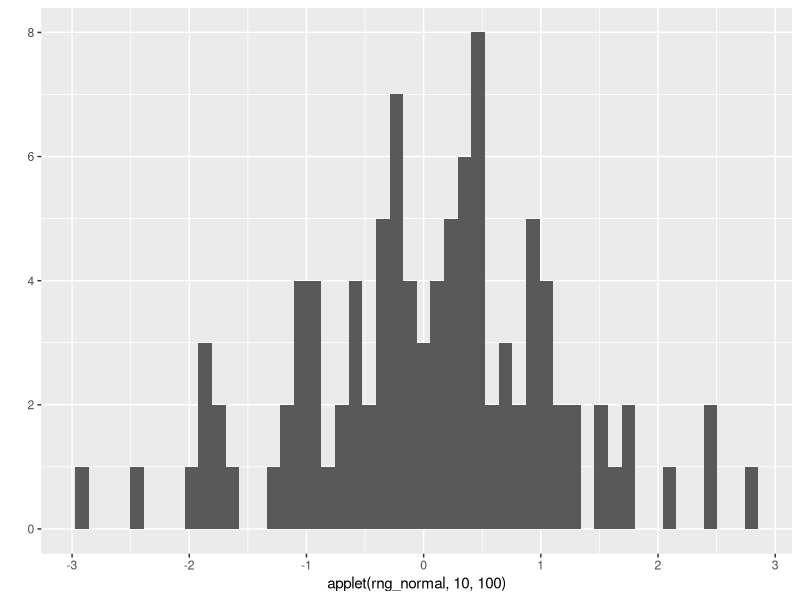
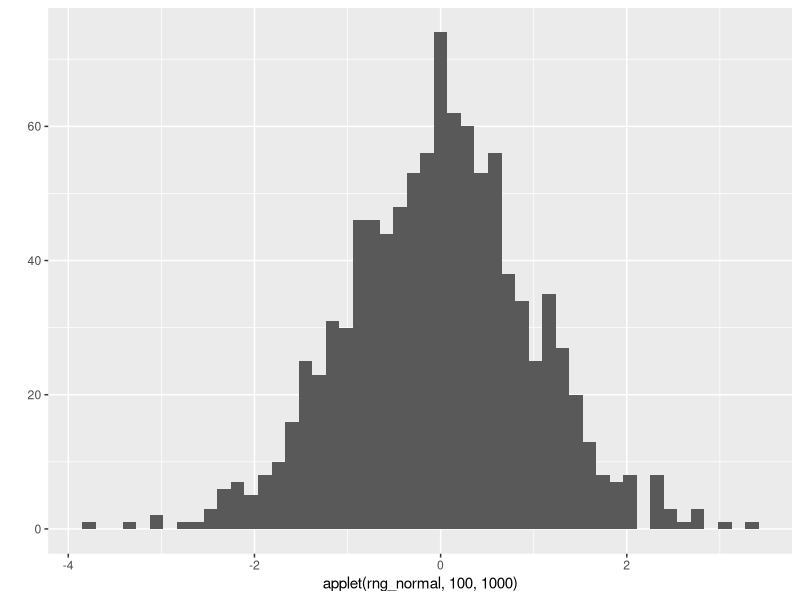
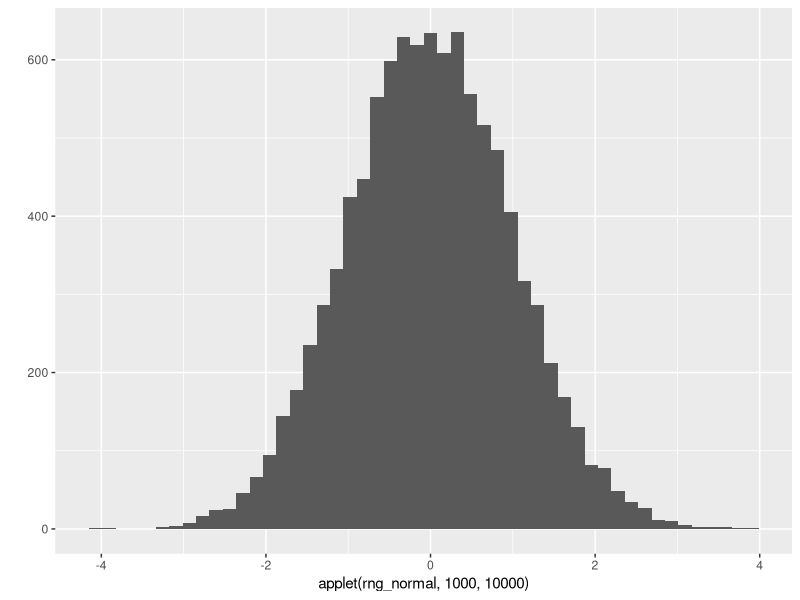
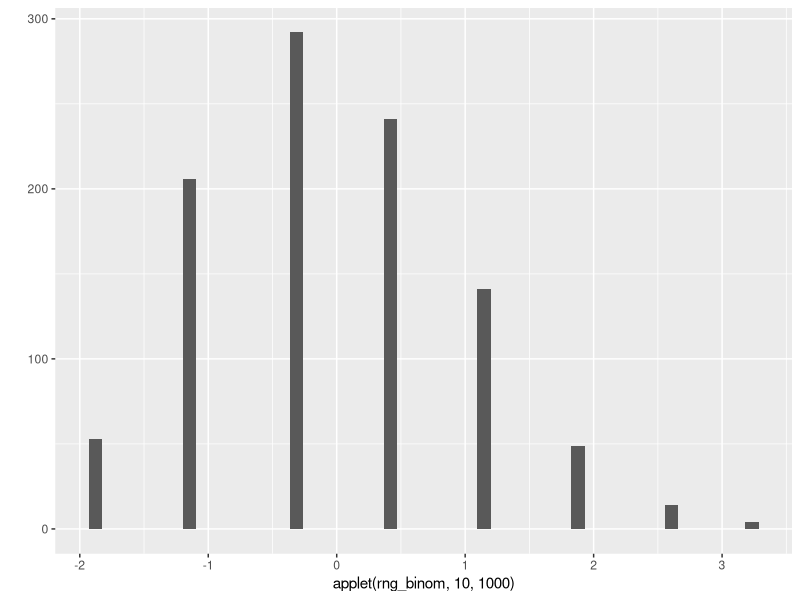
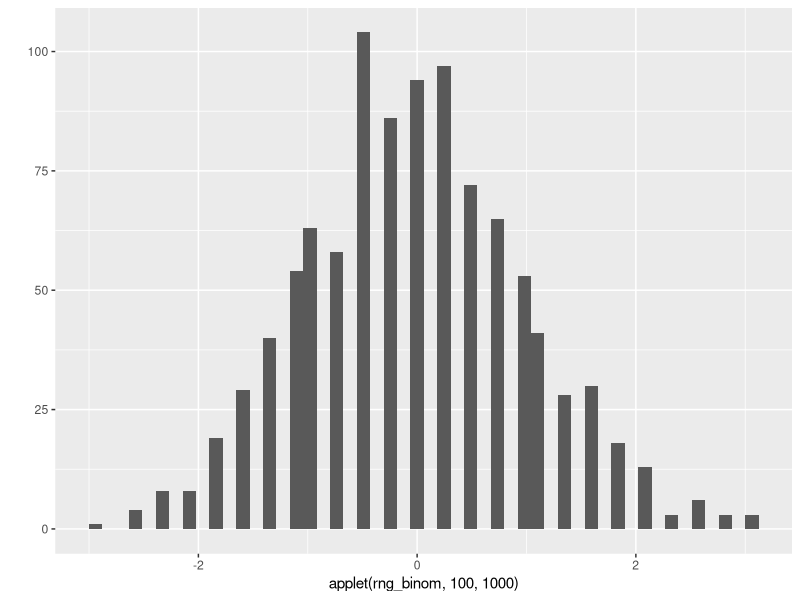
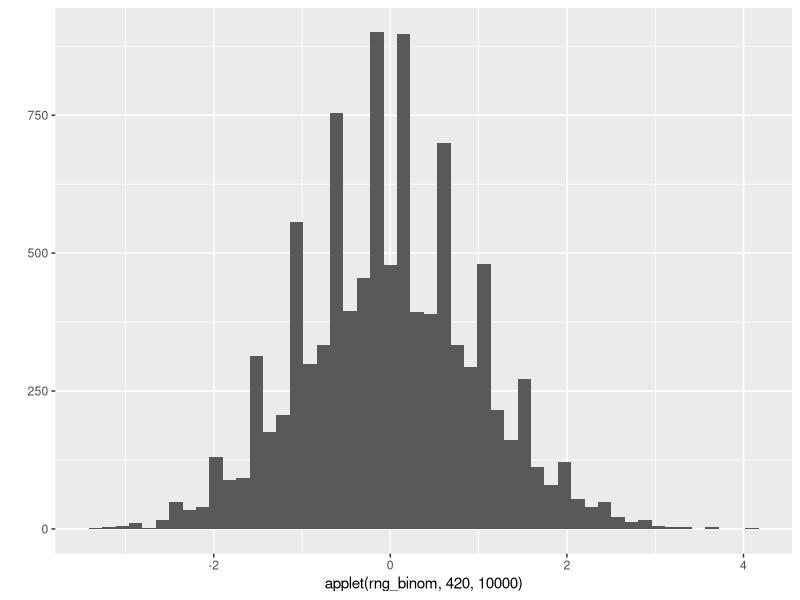

These figures' R source, in order:
## ---- chunk 1

Y <- rnorm(1001, 3, 5)
ll_norm <- function(mu, x) {
  sum((x - mu)^2)
}
(optim(1, ll_norm, method="L-BFGS", x=Y)$par)

# Calling mean on sample distribution to compare results
(mean(Y))
# Calling standard deviation on sample distribution to compare results
(sd(Y))

## ---- chunk 2
rng_normal <- function(n) {
  x <- rnorm(n, 3, 5)
  # x <- randomly sample some data
  mle <- optim(10, ll_norm, method="L-BFGS", x=x)$par # this is X bar
  ((mle - 3)/((5)/sqrt(n)))
}

applet <- function(rng, n, R) {
  Out <- rep(NA, R)
  for(i in 1:R) {
    Out[i] <- rng(n)
  }
   return(Out)
}

# Question A
# The histogram resembles our given input more and more with a higher sample size.
# As our sample size increases, our uncertainty decreases.
ggplot2::qplot(applet(rng_normal, 10, 100), geom="histogram", bins=50)
# applet(100, 10000)
ggplot2::qplot(applet(rng_normal, 100, 1000), geom="histogram", bins=50)
# applet(10000, 100000)
ggplot2::qplot(applet(rng_normal, 1000, 10000), geom="histogram", bins=50)
## ---- chunk 3

# Question B 

ll_binom <- function(p, x) {
  # f(x) = (p^x)(1-p)^(1-x)
  # return (p - 1)*((1 - p)^(-x))*((p^x)*(log(1 - p) - log(p)))
  n <- length(x)
  -(sum(x)*log(p) + (n - sum(x))*log(1 - p))
}

rng_binom <- function(n) {
  y <- rbinom(n, 1, 0.25)
  mle <- optim(.1, ll_binom, method="L-BFGS", x=y, lower = .0000001, upper = .9999999)$par # this is X bar, BEST GUESS
  ((mle - 0.25)/((0.433)/sqrt(n))) # THIS WILL BE CALCULATED BASED ON THIRD ARGUMENT OF rbinom()
  # 0.25 is our mu, or p, so 0.25
  # the 0.433 is calculated by finding the std deviation: sigma = sqrt(p*(1-p)) which is sqrt(0.25*0.75) = 0.433
}

# applet(rng_binom, 1, 100)
ggplot2::qplot(applet(rng_binom, 10, 1000), geom="histogram", bins=50)
# applet(rng_binom, 1, 1000)
ggplot2::qplot(applet(rng_binom, 100, 1000), geom="histogram", bins=50)
# applet(rng_binom, 1, 10000)
ggplot2::qplot(applet(rng_binom, 420, 10000), geom="histogram", bins=50)

# Question C
#
# The sampling distribution is very near identical to the last functions.
# The sampling distribution should be very similar no matter what data we gather it from
# due to the Central Limit Theorem stating that the more sample means we take, the 
# closer to the population mean we will get, with a normal distribution. 
# 
